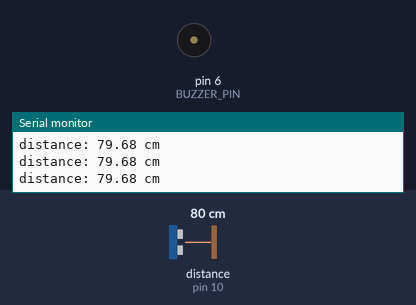
The sketch below on a simulated Arduino Uno, built with avr-gcc and run on an emulated ATmega328P. Shown: buzzer (waves = sounding), the last lines printed to the serial monitor. Wiring (inferred from the names in the program): ultrasonic range finder: trigger pin 9; echo pin 10. Inputs (shaded band) come from the test bench; at power-on: distance to the obstacle (sensor on pin 10) 80 cm. The echo pulse lasts 58.3 µs per cm.

Above: at 1.2 s.
1.3 s: distance to the obstacle (sensor on pin 10) set to 197 cm
At 1.9 s:
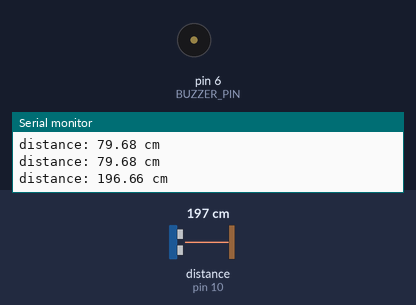
4.3 s: distance to the obstacle (sensor on pin 10) set to 204 cm
At 4.8 s:
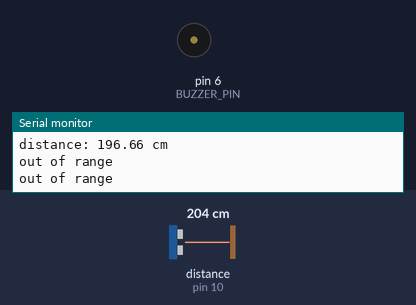
6.4 s: distance to the obstacle (sensor on pin 10) set to 18 cm
At 6.9 s:
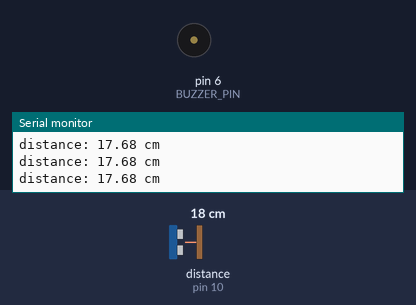
9.4 s: distance to the obstacle (sensor on pin 10) set to 12 cm
At 12.3 s:
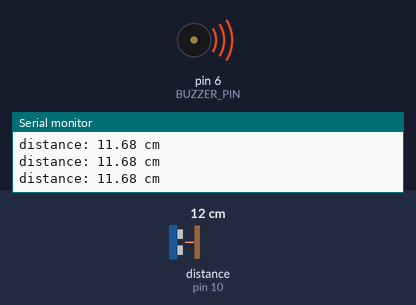
12.4 s: distance to the obstacle (sensor on pin 10) set to 9 cm
13.9 s: distance to the obstacle (sensor on pin 10) set to 250 cm
At 14.4 s:
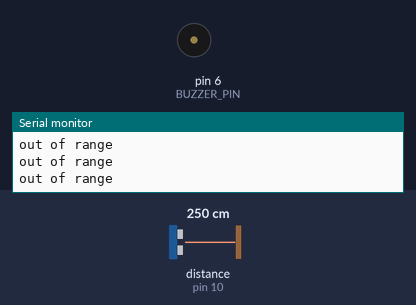
Timing chart, 0 to 16.4 s (numbered marks = the images above; inputs shaded):
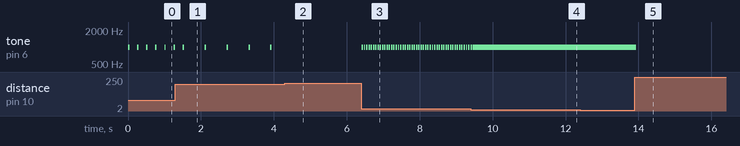

The sketch:

parking_sensor.ino
```cpp
/*
  Ultrasonic Parking Sensor
  --------------------------
  Beeps faster as an obstacle gets closer; solid tone inside the danger zone.
  Board: Arduino Uno.
*/

const uint8_t TRIG_PIN = 9;
const uint8_t ECHO_PIN = 10;
const uint8_t BUZZER_PIN = 6;

const float DANGER_CM = 10.0;   // continuous buzz below this distance
const float MAX_RANGE_CM = 200; // ignore readings beyond this (out of useful range)

void setup() {
  pinMode(TRIG_PIN, OUTPUT);
  pinMode(ECHO_PIN, INPUT);
  pinMode(BUZZER_PIN, OUTPUT);
  Serial.begin(9600);
}

void loop() {
  float distance = readDistanceCm();

  if (distance <= 0 || distance > MAX_RANGE_CM) {
    // No valid echo (out of range or nothing reflecting) -- stay quiet.
    noTone(BUZZER_PIN);
    Serial.println("out of range");
    delay(200);
    return;
  }

  Serial.print("distance: ");
  Serial.print(distance);
  Serial.println(" cm");

  if (distance <= DANGER_CM) {
    // Too close: solid tone, no beep gaps.
    tone(BUZZER_PIN, 1000);
    delay(50);
    return;
  }

  // Map distance to a beep gap: closer object = shorter gap = faster beeping.
  // 10 cm -> ~40ms gap, 200 cm -> ~600ms gap.
  int gapMs = map((int)distance, DANGER_CM, MAX_RANGE_CM, 40, 600);
  tone(BUZZER_PIN, 1000, 40); // short beep
  delay(gapMs);
}

// Fires the trigger pulse and converts the echo time into centimeters.
float readDistanceCm() {
  digitalWrite(TRIG_PIN, LOW);
  delayMicroseconds(2);
  digitalWrite(TRIG_PIN, HIGH);
  delayMicroseconds(10); // HC-SR04 datasheet requires a >=10us trigger pulse
  digitalWrite(TRIG_PIN, LOW);

  // 30ms timeout keeps loop() responsive even if no echo ever returns.
  unsigned long duration = pulseIn(ECHO_PIN, HIGH, 30000UL);
  if (duration == 0) return -1;

  // Speed of sound ~343 m/s = 0.0343 cm/us; divide by 2 for the round trip.
  return duration * 0.0343 / 2.0;
}
```

Measured:
- the behaviour switches between 200 and 201 cm on distance to the obstacle (sensor on pin 10) (found by bisection; images 1 and 2)
- after the input at 1.3 s, tone on pin 6 (BUZZER_PIN): alternates 1000 Hz for 0.04 s and silent for 0.56 s, starting after 0.81 s
- after the input at 4.3 s, tone on pin 6 (BUZZER_PIN): stops changing and stays silent
- after the input at 6.4 s, tone on pin 6 (BUZZER_PIN): alternates 1000 Hz for 0.04 s and silent for 0.02 s, starting at once
- after the input at 9.4 s, tone on pin 6 (BUZZER_PIN): goes on until 9.5 s, then stays 1000 Hz
- after the input at 13.9 s, tone on pin 6 (BUZZER_PIN): 1000 Hz → silent at once
- by itself, tone on pin 6 (BUZZER_PIN): alternates 1000 Hz for 0.04 s and silent for 0.21 s
